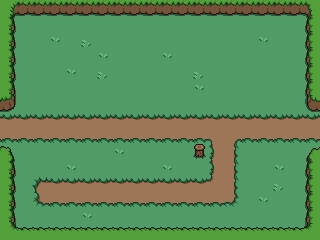

A level layout from a 2D game, rendered from its tile map. Below: a short description, then the map file with its tile-grid data intact:
An orthogonal 20x15 tile map with 16x16 px tiles, 3 tile layers (Desen Katmanı 1, Desen Katmanı 2, Desen Katmanı 3).

<map version="1.10" tiledversion="1.12.1" orientation="orthogonal" renderorder="right-down" width="20" height="15" tilewidth="16" tileheight="16" infinite="0" nextlayerid="4" nextobjectid="1">
 <tileset firstgid="1" source="plains.tsx" />
 <layer id="1" name="Desen Katmanı 1" width="20" height="15">
  <data encoding="csv">
9,9,9,9,9,9,9,9,9,9,9,9,9,9,9,9,9,9,9,9,
9,9,9,9,9,9,9,9,9,9,9,9,9,9,9,9,9,9,9,9,
9,9,9,9,9,9,9,9,9,9,47,9,9,9,9,9,9,9,9,9,
9,9,9,9,47,9,9,9,9,9,9,9,9,9,9,9,9,9,9,9,
9,9,9,9,9,9,9,9,9,9,9,9,9,9,9,9,9,9,9,9,
9,9,9,9,9,9,9,9,9,9,9,9,9,9,9,9,9,9,9,9,
9,9,9,9,9,9,9,9,9,9,9,9,9,9,9,9,9,9,9,9,
9,9,9,9,9,9,9,9,9,9,9,9,9,9,9,9,9,9,9,9,
9,9,9,9,9,9,9,9,9,9,9,9,9,9,9,9,9,9,9,9,
9,9,9,9,9,9,9,9,9,9,9,9,9,9,9,9,9,9,9,9,
9,9,9,9,9,9,9,9,9,9,9,9,9,9,9,9,9,9,9,9,
9,9,9,9,9,9,9,9,9,9,9,9,9,9,9,9,9,9,9,9,
9,9,9,9,9,9,9,9,9,9,9,9,9,9,9,9,9,9,9,9,
9,9,9,9,9,9,9,9,9,9,9,9,9,9,9,9,9,9,9,9,
9,9,9,9,9,9,9,9,9,9,9,9,9,9,9,9,9,9,9,9
</data>
 </layer>
 <layer id="2" name="Desen Katmanı 2" width="20" height="15">
  <data encoding="csv">
49,49,49,49,49,49,49,49,49,49,49,49,49,49,49,49,49,49,49,49,
49,49,49,0,0,0,0,0,0,0,0,49,49,49,49,49,49,49,49,49,
49,49,49,0,49,49,49,49,49,49,49,49,49,49,49,49,49,49,49,49,
49,49,49,0,49,49,49,49,49,49,49,49,49,49,49,49,49,49,49,49,
49,49,49,0,49,49,49,49,49,49,49,49,49,49,49,49,49,49,49,49,
49,49,49,49,49,49,49,49,49,49,49,49,49,49,49,49,49,49,49,49,
49,3,3,0,0,0,0,0,0,49,49,49,49,49,49,49,49,49,49,49,
3,3,3,3,3,3,3,3,3,3,3,3,3,3,3,3,3,3,3,3,
0,0,0,0,0,0,0,0,0,0,0,0,0,0,0,0,0,0,0,0,
49,49,49,49,49,49,49,49,49,49,49,49,49,0,49,49,49,49,49,49,
49,49,49,49,49,49,49,49,49,49,49,49,49,0,49,49,49,49,49,49,
49,49,49,49,49,49,49,49,49,49,49,49,49,0,49,49,49,49,49,49,
49,49,49,49,49,49,49,49,49,49,49,49,49,0,49,49,49,49,49,49,
49,49,49,49,49,49,49,49,49,49,49,49,49,49,49,49,49,49,49,49,
49,49,49,49,49,49,49,49,49,49,49,49,49,49,49,49,49,49,49,49
</data>
 </layer>
 <layer id="3" name="Desen Katmanı 3" width="20" height="15">
  <data encoding="csv">
29,39,39,39,39,39,39,39,39,39,39,39,39,39,39,39,39,39,39,30,
34,0,0,49,49,49,49,49,49,49,49,49,0,0,0,0,0,0,0,32,
34,0,49,47,49,48,49,49,49,49,49,49,0,0,0,0,47,0,0,32,
34,0,49,49,49,0,47,0,0,0,47,0,0,0,0,0,0,0,0,32,
34,0,49,49,47,0,48,0,0,0,0,0,48,0,0,0,0,0,0,32,
34,0,0,49,49,49,0,0,0,0,0,0,47,0,0,0,0,0,0,32,
40,49,49,49,49,49,49,49,49,49,49,49,49,49,49,49,49,49,49,38,
0,0,0,0,0,0,0,0,0,0,0,0,0,0,0,0,0,0,0,0,
15,15,15,15,15,15,15,15,15,15,15,15,15,6,5,15,15,15,15,15,
28,0,0,0,0,0,0,47,0,0,0,0,68,8,10,0,0,0,0,26,
34,0,0,0,47,0,0,0,0,0,47,0,0,8,10,0,0,47,0,32,
34,0,2,3,3,3,3,3,3,3,3,3,3,12,10,0,0,48,0,32,
34,0,14,15,15,15,15,15,15,15,15,15,15,15,16,0,47,0,0,32,
34,0,0,0,0,47,0,0,0,0,0,0,0,0,0,0,0,0,0,32,
35,27,27,27,27,27,27,27,27,27,27,27,27,27,27,27,27,27,27,36
</data>
 </layer>
</map>
